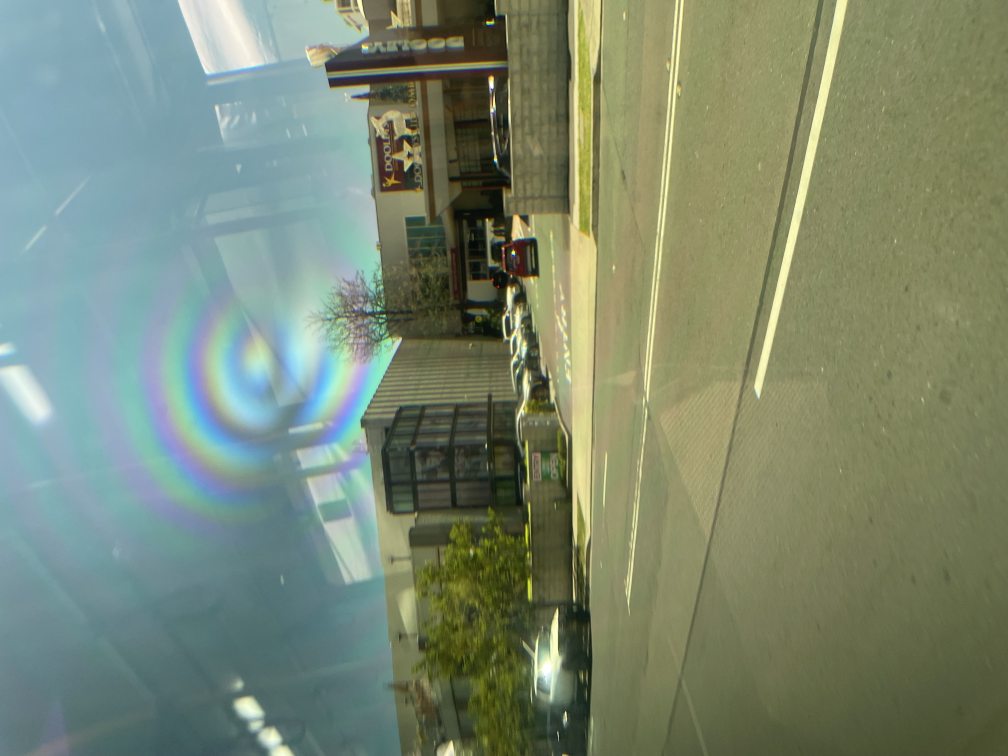
#> input picture polar.jpeg, 4032 x 3024 px (shown at 1/4 size)
$ python image_manip.py
#> lines starting #> are read from the running program, lines starting #| are printed output that depends on the picture
import numpy as np
import matplotlib.pyplot as plt
import matplotlib.image as img
import math

def get_component(image, colour: int, x0: int, y0: int, x1: int, y1: int):
    gradient = (y1-y0)/(x1-x0)
    X = list(map(math.floor, np.linspace(x0, x1, 500)))
    #print(X)
    Y = list(map(lambda x: math.floor(gradient * x + y0), X))
    new_image = image.copy()
    out = np.zeros((len(X)))
    new_image[Y, X] = [1, 0, 0]

    out = image[Y, X, colour]

    return (new_image, out)

#center at 1125, 1404
#yint at 0, 1578
polarised = img.imread("polar.jpeg")
#> polarised is the input picture: shape (3024, 4032, 3); mean R, G, B 122.9, 136.3, 114.5
normal = img.imread("normal.jpeg")
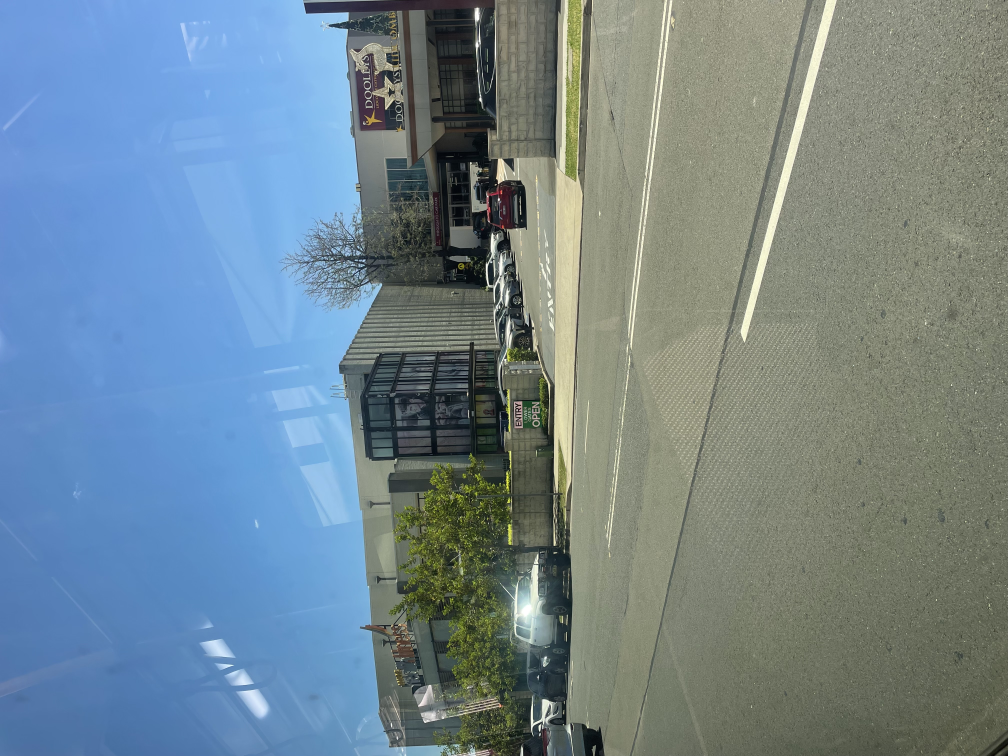
#> input picture normal.jpeg, 4032 x 3024 px (shown at 1/4 size)
#> normal is the input picture: shape (3024, 4032, 3); mean R, G, B 114.5, 134, 143.7

new_polar, red_line = get_component(polarised, 0, 0, 1578, 1125, 1404)
#> in get_component, `out = image[Y, X, colour]`: out = 500 values, max 233 at index 44, min 112 at index 328, mean 156.1
#> red_line has the same summary as out in get_component
_, green_line = get_component(polarised, 1, 0, 1578, 1125, 1404)
#> green_line = 500 values, max 248 at index 44, min 150 at index 344, mean 191.1
_, blue_line = get_component(polarised, 2, 0, 1578, 1125, 1404)
#> blue_line = 500 values, max 241 at index 42, min 162 at index 485, mean 196.7

polarised = img.imread("image.png")
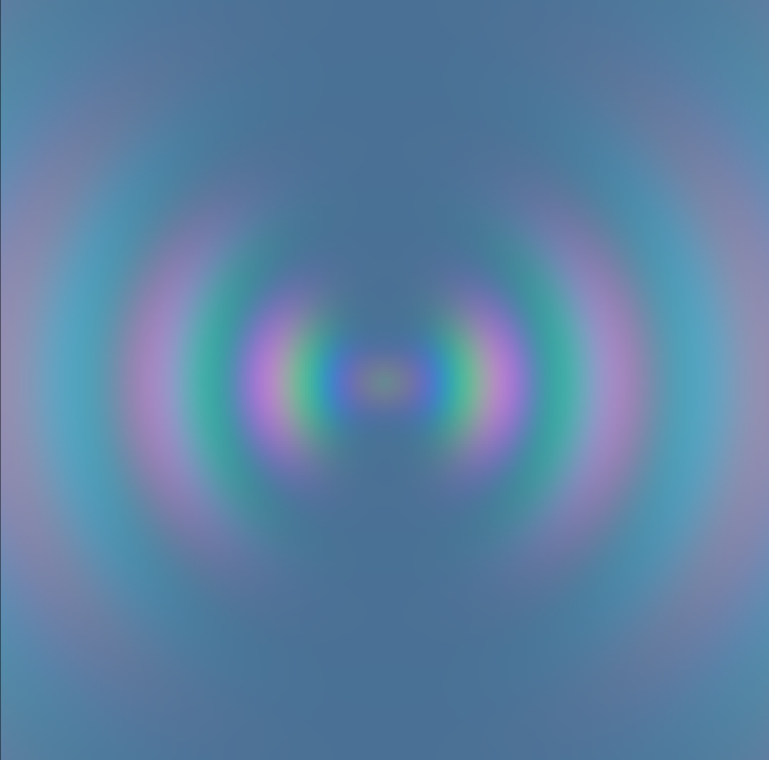
#> input picture image.png, 1537 x 1519 px (shown at 1/2 size)
#> polarised is the input picture: shape (1519, 1537, 3) float32; mean R, G, B 0.362, 0.506, 0.643

new_polar, red_line1 = get_component(polarised, 0, 0, 759, 769, 759)
#> red_line1 = 500 values, max 0.698 at index 350, min 0.0941 at index 0, mean 0.441
_, green_line1 = get_component(polarised, 1, 0, 759, 769, 759)
#> green_line1 = 500 values, max 0.718 at index 390, min 0.0902 at index 0, mean 0.579
_, blue_line1 = get_component(polarised, 2, 0, 759, 769, 759)
#> blue_line1 = 500 values, max 0.816 at index 333, min 0.114 at index 0, mean 0.709


#show image with line to show slice
# plt.imshow(new_polar)

#if you want to plot the components
plt.plot(red_line/255-red_line1[:len(red_line)], color='red', label='Red Channel')
plt.plot(green_line/255-green_line1[:len(red_line)], color='green', label='Green Channel')
plt.plot(blue_line/255-blue_line1[:len(red_line)], color='blue', label='Blue Channel')
plt.legend()
plt.show()
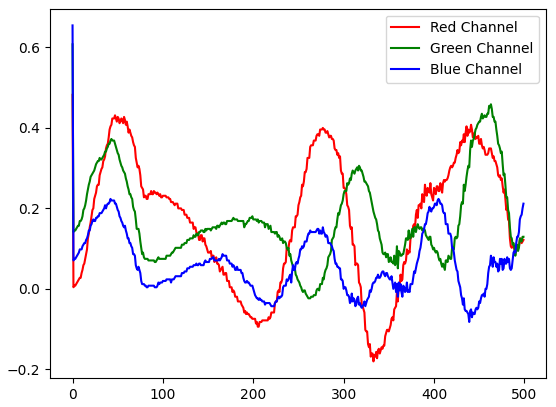
#> figure drawn by matplotlib, 1 panel; curve peaks at x = 0, y = 0.482; curve peaks at x = 0, y = 0.608; curve peaks at x = 0, y = 0.655
